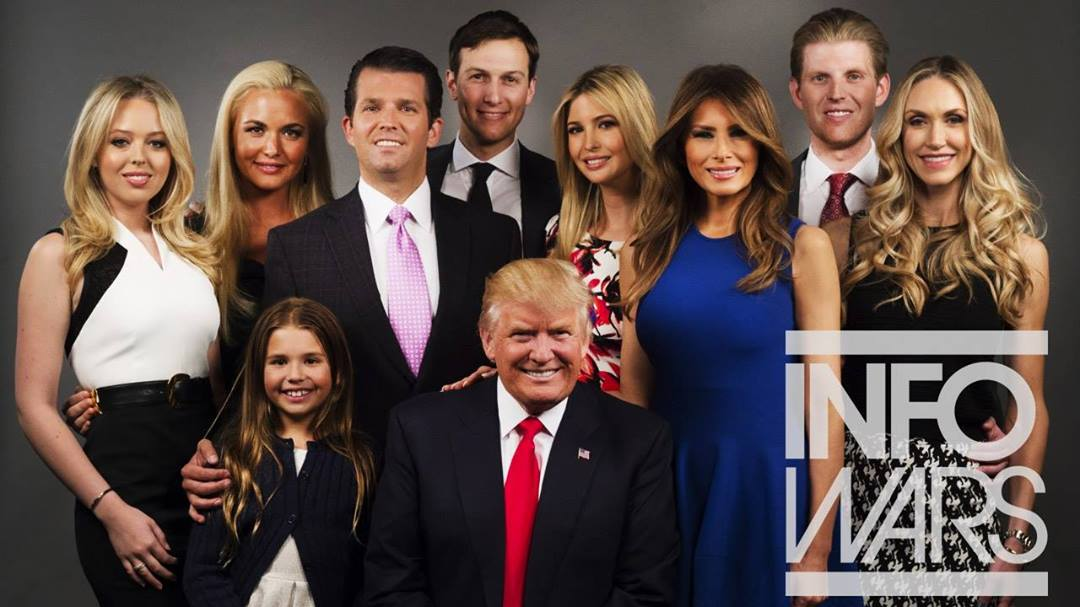
#> input picture image.jpg, 1080 x 607 px
$ jupyter execute Untitled.ipynb
#> lines starting #> are read from the running program, lines starting #| are printed output that depends on the picture
[cell 1]
import cv2
from matplotlib import pyplot as plt

[cell 2]
haar_face_cascade = cv2.CascadeClassifier('Opencv/data/haarcascades/haarcascade_frontalface_default.xml')
image=cv2.imread("image.jpg")
#> image is the input picture: shape (607, 1080, 3); mean B, G, R 73.4, 77.9, 94.7
img=cv2.cvtColor(image, cv2.COLOR_BGR2RGB)
gray_img = cv2.cvtColor(image, cv2.COLOR_BGR2GRAY)
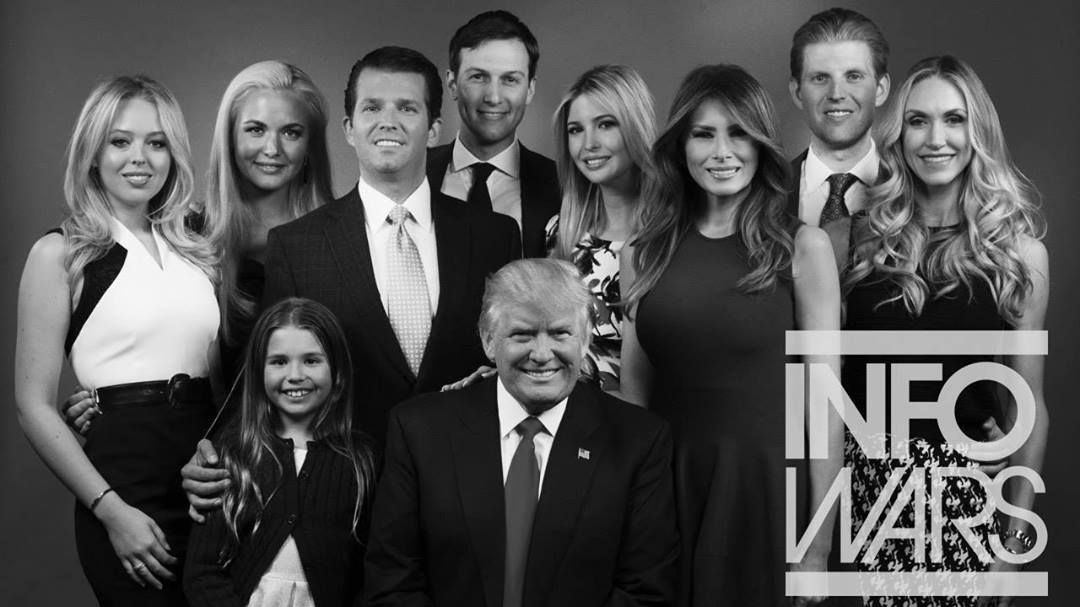
#> gray_img: shape (607, 1080); min 0, max 255, mean 82.4
plt.imshow(gray_img,cmap='gray')

[cell 3]
faces = haar_face_cascade.detectMultiScale(gray_img, scaleFactor=1.15, minNeighbors=5)
#> faces = [[453, 47, 82, 82], [554, 98, 76, 76], [363, 191, 73, 73], [778, 226, 73, 73], [251, 327, 86, 86], [791, 40, 92, 92], [340, 69, 99, 99], [888, 82, 99, 99], [224, 95, 91, 91], [672, 100, 92, 92], [90, 105, 96, 96], [488, 292, 104, 104]]
for (x, y, w, h) in faces:
    cv2.rectangle(img, (x, y), (x + w,y + h), (0, 255, 0), 2)
#> this loop made 12 passes
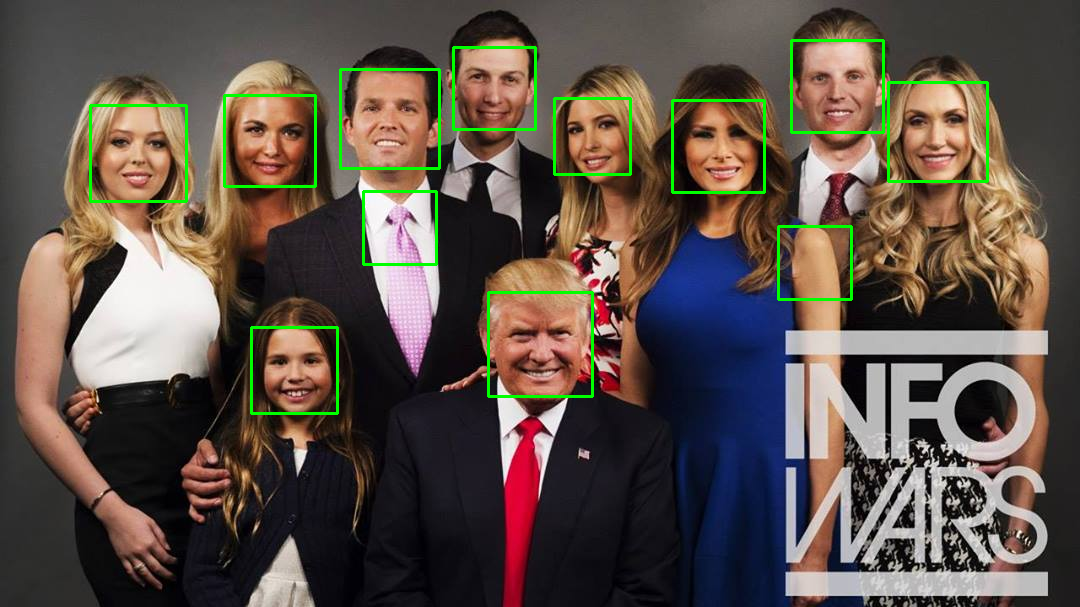
#> img: shape (607, 1080, 3); mean R, G, B 92.5, 81.1, 72
print('Faces found: ', len(faces))
#| Faces found:  12
plt.imshow(img)
print(faces)
#| [[453  47  82  82]
#|  [554  98  76  76]
#|  [363 191  73  73]
#|  [778 226  73  73]
#|  [251 327  86  86]
#|  [791  40  92  92]
#|  [340  69  99  99]
#|  [888  82  99  99]
#|  [224  95  91  91]
#|  [672 100  92  92]
#|  [ 90 105  96  96]
#|  [488 292 104 104]]
